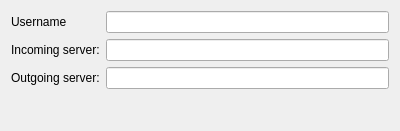
<?xml version="1.0" encoding="UTF-8"?>
<ui version="4.0">
 <class>pop3Wizard</class>
 <widget class="QWidget" name="pop3Wizard">
  <property name="geometry">
   <rect>
    <x>0</x>
    <y>0</y>
    <width>400</width>
    <height>131</height>
   </rect>
  </property>
  <layout class="QVBoxLayout" name="verticalLayout_3">
   <item>
    <layout class="QHBoxLayout" name="horizontalLayout">
     <item>
      <layout class="QVBoxLayout" name="verticalLayout_2">
       <item>
        <widget class="QLabel" name="label">
         <property name="text">
          <string>Username</string>
         </property>
        </widget>
       </item>
       <item>
        <widget class="QLabel" name="label_2">
         <property name="text">
          <string>Incoming server:</string>
         </property>
         <property name="buddy">
          <cstring>incommingAddress</cstring>
         </property>
        </widget>
       </item>
       <item>
        <widget class="QLabel" name="label_4">
         <property name="text">
          <string>Outgoing server:</string>
         </property>
         <property name="buddy">
          <cstring>outgoingAddress</cstring>
         </property>
        </widget>
       </item>
      </layout>
     </item>
     <item>
      <layout class="QVBoxLayout" name="verticalLayout">
       <item>
        <widget class="KLineEdit" name="userName"/>
       </item>
       <item>
        <widget class="KLineEdit" name="incommingAddress"/>
       </item>
       <item>
        <widget class="KLineEdit" name="outgoingAddress">
         <property name="text">
          <string/>
         </property>
        </widget>
       </item>
      </layout>
     </item>
    </layout>
   </item>
   <item>
    <spacer name="verticalSpacer_2">
     <property name="orientation">
      <enum>Qt::Vertical</enum>
     </property>
     <property name="sizeHint" stdset="0">
      <size>
       <width>20</width>
       <height>138</height>
      </size>
     </property>
    </spacer>
   </item>
  </layout>
 </widget>
 <customwidgets>
  <customwidget>
   <class>KLineEdit</class>
   <extends>QLineEdit</extends>
   <header>klineedit.h</header>
  </customwidget>
 </customwidgets>
 <resources/>
 <connections/>
</ui>
